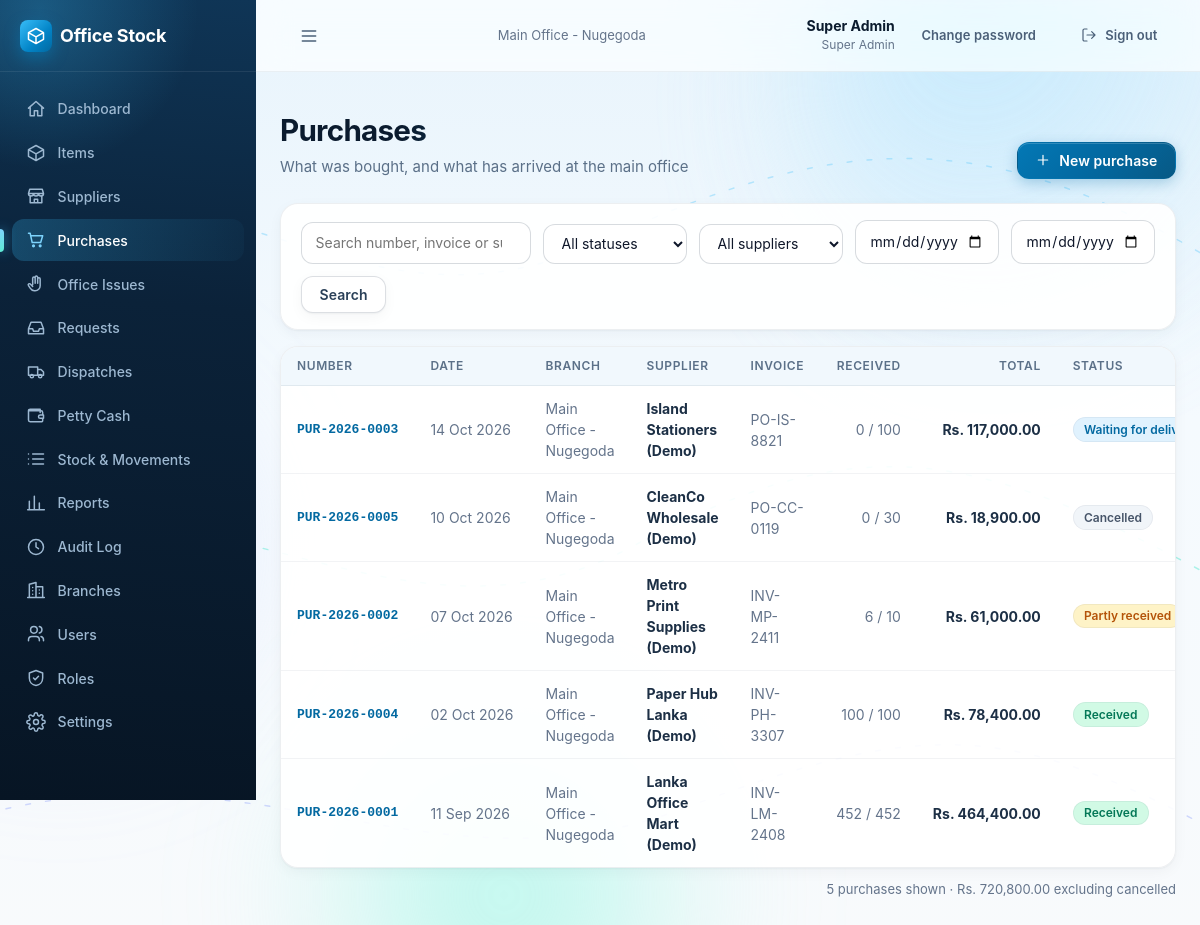
The app's page /purchases/ (signed in) with its own data.
### accounts/models.py (models this page shows, shortened)
class User(AbstractBaseUser):
    name = models.CharField(max_length=120)
    email = models.EmailField(unique=True)
    role = models.CharField(max_length=40)
    permissions = models.JSONField(null=True, blank=True, default=None)
    branch = models.ForeignKey(Branch, on_delete=models.PROTECT, related_name='users')
    active = models.BooleanField(default=True)
    failed_logins = models.PositiveSmallIntegerField(default=0)
    locked_until = models.DateTimeField(null=True, blank=True)
    created_at = models.DateTimeField(auto_now_add=True)
    updated_at = models.DateTimeField(auto_now=True)
    USERNAME_FIELD = 'email'
    REQUIRED_FIELDS = ['name']
    objects = UserManager()
    class Meta:
        ordering = ['name']
    @property
    def role_def(self):
        if not hasattr(self, '_role_def'):
            if self.role == SUPER_ADMIN_ROLE['key']:
                self._role_def = SUPER_ADMIN_ROLE
            else:
                r = Role.objects.filter(key=self.role).first()
                self._role_def = r.as_def() if r else None
        return self._role_def
    @property
    def role_name(self):
        return (self.role_def or {}).get('name') or self.role

class Branch(models.Model):
    name = models.CharField(max_length=120)
    code = models.CharField(max_length=10, unique=True)
    type = models.CharField(max_length=10, choices=[(BRANCH_TYPES.MAIN, 'Main office'), (BRANCH_TYPES.BRANCH, 'Branch')],
                            default=BRANCH_TYPES.BRANCH)
    address = models.CharField(max_length=250, blank=True, default='')
    phone = models.CharField(max_length=40, blank=True, default='')
    active = models.BooleanField(default=True)
    created_at = models.DateTimeField(auto_now_add=True)
    updated_at = models.DateTimeField(auto_now=True)
    class Meta:
        ordering = ['type', 'name']
        constraints = [
            models.UniqueConstraint(fields=['type'], condition=models.Q(type=BRANCH_TYPES.MAIN), name='one_main_office'),
        ]

### inventory/models.py (models this page shows, shortened)
class Purchase(models.Model):
    number = models.CharField(max_length=30, unique=True)  # PUR-2026-0001
    supplier = models.ForeignKey('catalog.Supplier', on_delete=models.PROTECT, related_name='purchases')
    purchase_date = models.DateField()
    invoice_ref = models.CharField(max_length=80, blank=True, default='')
    branch = models.ForeignKey('accounts.Branch', null=True, blank=True, on_delete=models.PROTECT, related_name='+')
    status = models.CharField(max_length=20, choices=choices(PURCHASE_STATUS), default=PURCHASE_STATUS.ORDERED)
    notes = models.CharField(max_length=500, blank=True, default='')
    created_by = models.ForeignKey(settings.AUTH_USER_MODEL, on_delete=models.PROTECT, related_name='+')
    created_at = models.DateTimeField(auto_now_add=True)
    updated_at = models.DateTimeField(auto_now=True)
    class Meta:
        ordering = ['-purchase_date', '-created_at']
        indexes = [
            models.Index(fields=['branch', '-purchase_date', '-created_at']),
            models.Index(fields=['status', '-purchase_date']),
        ]

### catalog/models.py (models this page shows, shortened)
class Supplier(models.Model):
    name = models.CharField(max_length=120, unique=True)
    contact = models.CharField(max_length=120, blank=True, default='')
    phone = models.CharField(max_length=40, blank=True, default='')
    active = models.BooleanField(default=True)
    created_at = models.DateTimeField(auto_now_add=True)
    updated_at = models.DateTimeField(auto_now=True)
    class Meta:
        ordering = ['name']

### inventory/views.py (the view)
# urls.py: path('purchases/', views.purchase_list, name='purchase_list'),
@permission_required('purchases.view')
def purchase_list(request):
    g = request.GET
    search, status, supplier = g.get('q', '').strip(), g.get('status', ''), g.get('supplier', '')
    f, t, rng, problem = _date_range(request)
    qs = Purchase.objects.select_related('supplier', 'branch', 'created_by').prefetch_related('lines')
    if is_branch_side(request.user):
        qs = qs.filter(branch_id=request.user.branch_id)
    if status in PURCHASE_STATUS_LABELS:
        qs = qs.filter(status=status)
    if supplier.isdigit():
        qs = qs.filter(supplier_id=int(supplier))
    if search:
        qs = qs.filter(Q(number__icontains=search) | Q(invoice_ref__icontains=search) | Q(supplier__name__icontains=search))
    if not problem:
        if rng.get('from'):
            qs = qs.filter(purchase_date__gte=rng['from'])
        if rng.get('to'):
            qs = qs.filter(purchase_date__lte=rng['to'])
    rows = [_purchase_view_model(p) for p in qs.order_by('-purchase_date', '-created_at')]
    spent = sum((r['total'] for r in rows if r['p'].status != PURCHASE_STATUS.CANCELLED), Decimal(0))
    return render(request, 'inventory/purchase_list.html', {
        'rows': rows, 'spent': spent, 'problem': problem, 'suppliers': Supplier.objects.order_by('name'),
        'statuses': PURCHASE_STATUS_LABELS, 'f': {'q': search, 'status': status, 'supplier': supplier, 'from': f, 'to': t},
        'filters_on': any([search, status, supplier, f, t]), 'show_branch': not is_branch_side(request.user),
        'can_manage': has_any(request.user, ['purchases.manage'])})

### core/context_processors.py (called while the page is built)
def app(request):
    ctx = {}
    user = getattr(request, 'user', None)
    if user is None or not user.is_authenticated:
        return ctx
    settings = Setting.get()
    ctx['app_settings'] = settings
    perms = getattr(request, 'perms', [])
    nav = []
    path = request.path
    for n in visible_nav(user, perms, settings.branch_module_enabled):
        try:
            url = reverse(n['url'])
        except NoReverseMatch:
            continue
        active = path == url if n.get('exact') else path.startswith(n['match'])
        nav.append({**n, 'href': url, 'active': active})
    ctx.update({
        'nav': nav,
        'perm': {p.replace('.', '_'): (p in perms) for p in ALL_PERMISSIONS},
        'is_branch_side': side_of(user) == 'branch',
        'is_super_admin': user.role == 'super_admin',
    })
    return ctx

### core/models.py (called while the page is built)
    @classmethod
    def get(cls):
        obj = cls.objects.filter(key='app').first()
        if obj:
            return obj
        try:
            with transaction.atomic():
                return cls.objects.create(key='app')
        except IntegrityError:
            return cls.objects.get(key='app')

### core/permissions.py (called while the page is built)
def side_of(user, role_def=None):
    role_def = role_def if role_def is not None else getattr(user, 'role_def', None)
    return (role_def or {}).get('side') or SIDES.MAIN

def is_branch_side(user, role_def=None):
    return side_of(user, role_def) == SIDES.BRANCH

def effective_permissions(user, role_def=None):
    if user.role == ROLES.SUPER_ADMIN:
        return list(ALL_PERMISSIONS)
    if isinstance(user.permissions, (list, tuple)):
        return list(user.permissions)
    role_def = role_def if role_def is not None else getattr(user, 'role_def', None)
    return list((role_def or {}).get('permissions') or [])

def has_any(user, perms):
    have = effective_permissions(user)
    return any(p in have for p in perms)

def visible_nav(user, permissions, branch_module_enabled):
    out = []
    for n in NAV_ITEMS:
        if n.get('branch_side') and not branch_module_enabled:
            continue
        if n.get('roles'):
            if user.role not in n['roles']:
                continue
        elif n.get('perms'):
            if not any(p in permissions for p in n['perms']):
                continue
        out.append(n)
    return out

### core/rules/purchase_rules.py (called while the page is built)
def round2(value):
    return Decimal(value).quantize(_CENT, rounding=ROUND_HALF_UP)

### core/templatetags/ui.py (called while the page is built)
@register.filter
def fdate(value):
    return value.strftime('%d %b %Y') if value else ''

### inventory/templates/inventory/purchase_list.html (shortened to what this page needs)
{% extends "base.html" %}
{% load ui %}
{% block content %}
<div class="page-header">
  <div><h1>Purchases</h1><p>What was bought, and what has arrived at the main office</p></div>
  {% if can_manage %}<a class="btn" href="{% url 'inventory:purchase_create' %}">{% icon 'plus' 'icon icon-sm' %} New purchase</a>{% endif %}
</div>
<form method="get" class="card" style="margin-bottom:1rem"><div class="filters">
  <div class="field grow"><input type="search" name="q" value="{{ f.q }}" placeholder="Search number, invoice or supplier" aria-label="Search purchases"></div>
  <div class="field"><select name="status" aria-label="Status" onchange="this.form.submit()"><option value="">All statuses</option>
    {% for value, s in statuses.items %}<option value="{{ value }}" {% if f.status == value %}selected{% endif %}>{{ s.label }}</option>{% endfor %}</select></div>
  <div class="field"><select name="supplier" aria-label="Supplier" onchange="this.form.submit()"><option value="">All suppliers</option>
    {% for s in suppliers %}<option value="{{ s.pk }}" {% if f.supplier == s.pk|stringformat:"s" %}selected{% endif %}>{{ s.name }}</option>{% endfor %}</select></div>
  <div class="field"><input type="date" name="from" value="{{ f.from }}" aria-label="From date" onchange="this.form.submit()"></div>
  <div class="field"><input type="date" name="to" value="{{ f.to }}" aria-label="To date" onchange="this.form.submit()"></div>
  <button class="btn btn-secondary" type="submit">Search</button>
</div></form>
{% if not rows %}
  <div class="card empty"><h3>{% if filters_on %}No purchases match your filters{% else %}No purchases yet{% endif %}</h3>
  <p>{% if filters_on %}Try clearing the search or filters.{% else %}Record what you buy here. Stock goes up when the items are received.{% endif %}</p>
  {% if not filters_on and can_manage %}<p><a class="btn" href="{% url 'inventory:purchase_create' %}">Record the first purchase</a></p>{% endif %}</div>
{% else %}
<div class="card table-wrap"><table class="data">
  <thead><tr><th>Number</th><th>Date</th>{% if show_branch %}<th>Branch</th>{% endif %}<th>Supplier</th><th>Invoice</th><th class="num">Received</th><th class="num">Total</th><th>Status</th></tr></thead>
  <tbody>
  {% for r in rows %}
    <tr>
      <td class="nowrap mono small"><a href="{% url 'inventory:purchase_detail' r.p.pk %}"><b>{{ r.p.number }}</b></a></td>
      <td class="nowrap muted">{{ r.p.purchase_date|fdate }}</td>
      {% if show_branch %}<td class="muted">{{ r.p.branch.name|default:"Main office" }}</td>{% endif %}
      <td><b>{{ r.p.supplier.name }}</b></td>
      <td class="muted">{{ r.p.invoice_ref }}</td>
      <td class="num nowrap muted">{{ r.total_received }} / {{ r.total_ordered }}</td>
      <td class="num nowrap"><b>{{ r.total|money }}</b></td>
      <td>{% status_badge 'purchase' r.p.status %}</td>
    </tr>
  {% endfor %}
  </tbody>
</table></div>
<p class="small muted right" style="margin-top:.75rem">{{ rows|length|plural:"purchase" }} shown · {{ spent|money }} excluding cancelled</p>
{% endif %}
{% endblock %}

### templates/base.html (shortened to what this page needs)
{% load static ui %}<!doctype html>
<html lang="en">
<head>
  <link rel="stylesheet" href="{% static 'css/app.css' %}">
  <link rel="stylesheet" href="{% static 'css/premium.css' %}">
</head>
<body>
<div class="ambient" aria-hidden="true">
  <span class="blob b1" data-parallax="0.10"><i></i></span>
  <span class="blob b2" data-parallax="-0.07"></span>
  <span class="blob b3" data-parallax="0.05"><i></i></span>
</div>
<div class="shell">
  <aside class="sidebar" id="sidebar">
    <div class="brand"><div class="brand-mark">{% icon 'box' %}</div><span class="brand-name">Office Stock</span></div>
    <nav class="nav" aria-label="Main">
      {% for n in nav %}<a href="{{ n.href }}" class="{% if n.active %}active{% endif %}">{% icon n.icon %}{{ n.label }}</a>{% endfor %}
    </nav>
  </aside>
  <div class="main-col">
    <header class="topbar">
      <button class="btn btn-ghost menu-btn" type="button" data-nav-open aria-label="Open menu">{% icon 'menu' %}</button>
      <div class="branch-name muted small">{{ request.user.branch.name }}</div>
      <div class="topbar-right">
        <div class="who"><b>{{ request.user.name }}</b><span>{{ request.user.role_name }}</span></div>
        <a class="btn btn-ghost btn-sm" href="{% url 'accounts:change_password' %}">Change password</a>
        <form method="post" action="{% url 'accounts:logout' %}" class="inline">{% csrf_token %}
          <button class="btn btn-ghost btn-sm" type="submit">{% icon 'logout' 'icon icon-sm' %}<span class="hide-sm">Sign out</span></button>
        </form>
      </div>
    </header>
    <main class="content">
      {% block content %}{% endblock %}
    </main>
  </div>
</div>
</body>
</html>

### records on screen
User: user.branch.name "Main Office - Nugegoda", user.name "Super Admin", user.role_name "Super Admin"
Purchase: p.number "PUR-2026-0003", p.purchase_date|fdate "14 Oct 2026", p.branch.name "Main Office - Nugegoda", p.supplier.name "Island Stationers (Demo)", p.invoice_ref "PO-IS-8821", total_received "0", total_ordered "100", total "Rs. 117,000.00", status "Waiting for…"
Purchase: p.number "PUR-2026-0005", p.purchase_date|fdate "10 Oct 2026", p.branch.name "Main Office - Nugegoda", p.supplier.name "CleanCo Wholesale (Demo)", p.invoice_ref "PO-CC-0119", total_received "0", total_ordered "30", total "Rs. 18,900.00", status "Cancelled"
Purchase: p.number "PUR-2026-0002", p.purchase_date|fdate "07 Oct 2026", p.branch.name "Main Office - Nugegoda", p.supplier.name "Metro Print Supplies (Demo)", p.invoice_ref "INV-MP-2411", total_received "6", total_ordered "10", total "Rs. 61,000.00", status "Partly received"
Purchase: p.number "PUR-2026-0004", p.purchase_date|fdate "02 Oct 2026", p.branch.name "Main Office - Nugegoda", p.supplier.name "Paper Hub Lanka (Demo)", p.invoice_ref "INV-PH-3307", total_received "100", total_ordered "100", total "Rs. 78,400.00", status "Received"
Purchase: p.number "PUR-2026-0001", p.purchase_date|fdate "11 Sep 2026", p.branch.name "Main Office - Nugegoda", p.supplier.name "Lanka Office Mart (Demo)", p.invoice_ref "INV-LM-2408", total_received "452", total_ordered "452", total "Rs. 464,400.00", status "Received"

### other values on screen
{{ n.label }} "Dashboard" "Items" "Suppliers" "Purchases" "Office Issues" "Requests" "Dispatches" "Petty Cash" "Stock & Movements" "Reports" "Audit Log" "Branches" "Users" "Roles" "Settings"
{{ rows|length|plural:"purchase" }} "5 purchases"
{{ spent|money }} "Rs. 720,800.00"
